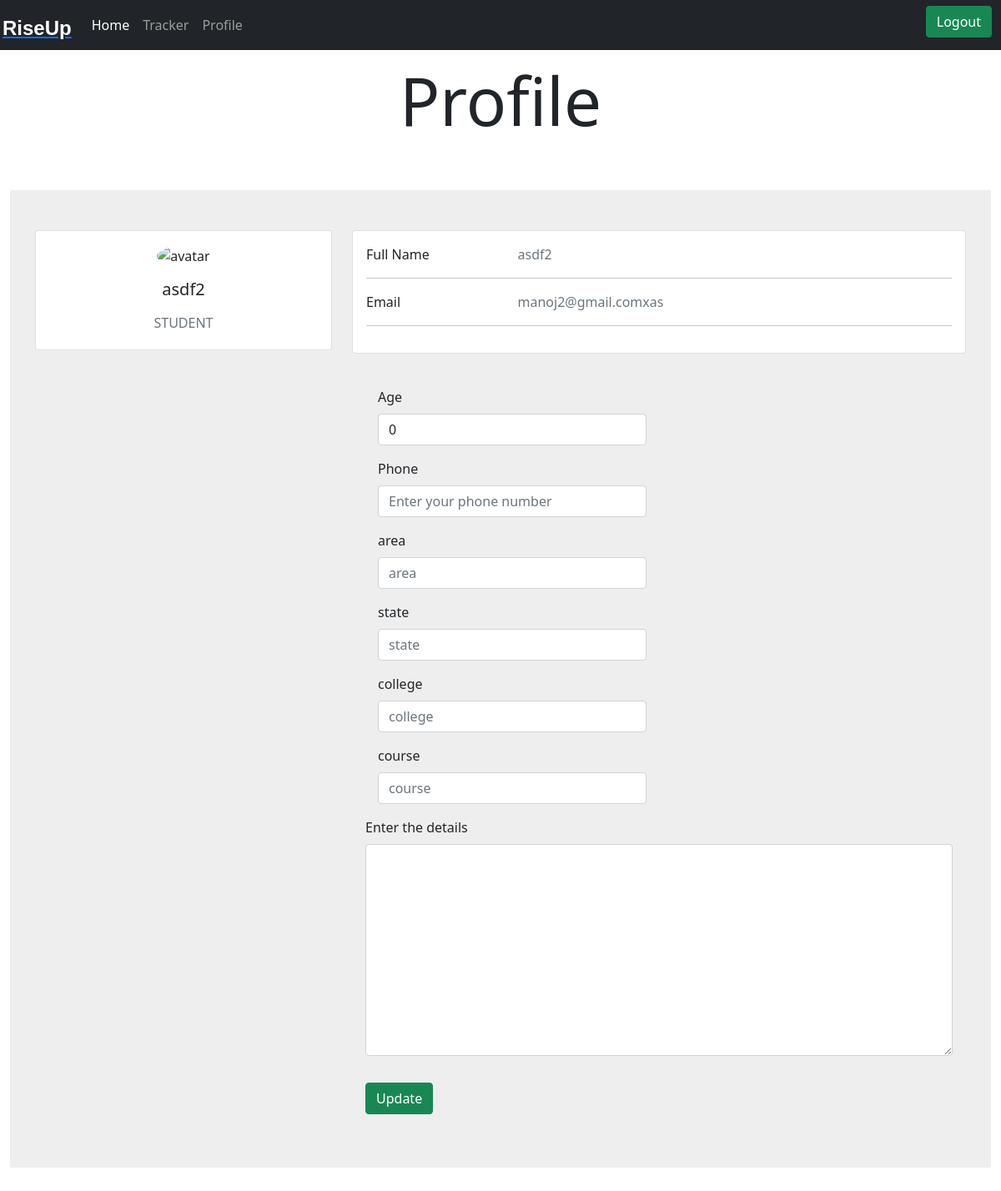
/profile/ (signed in), run on an earlier commit of the app's database.
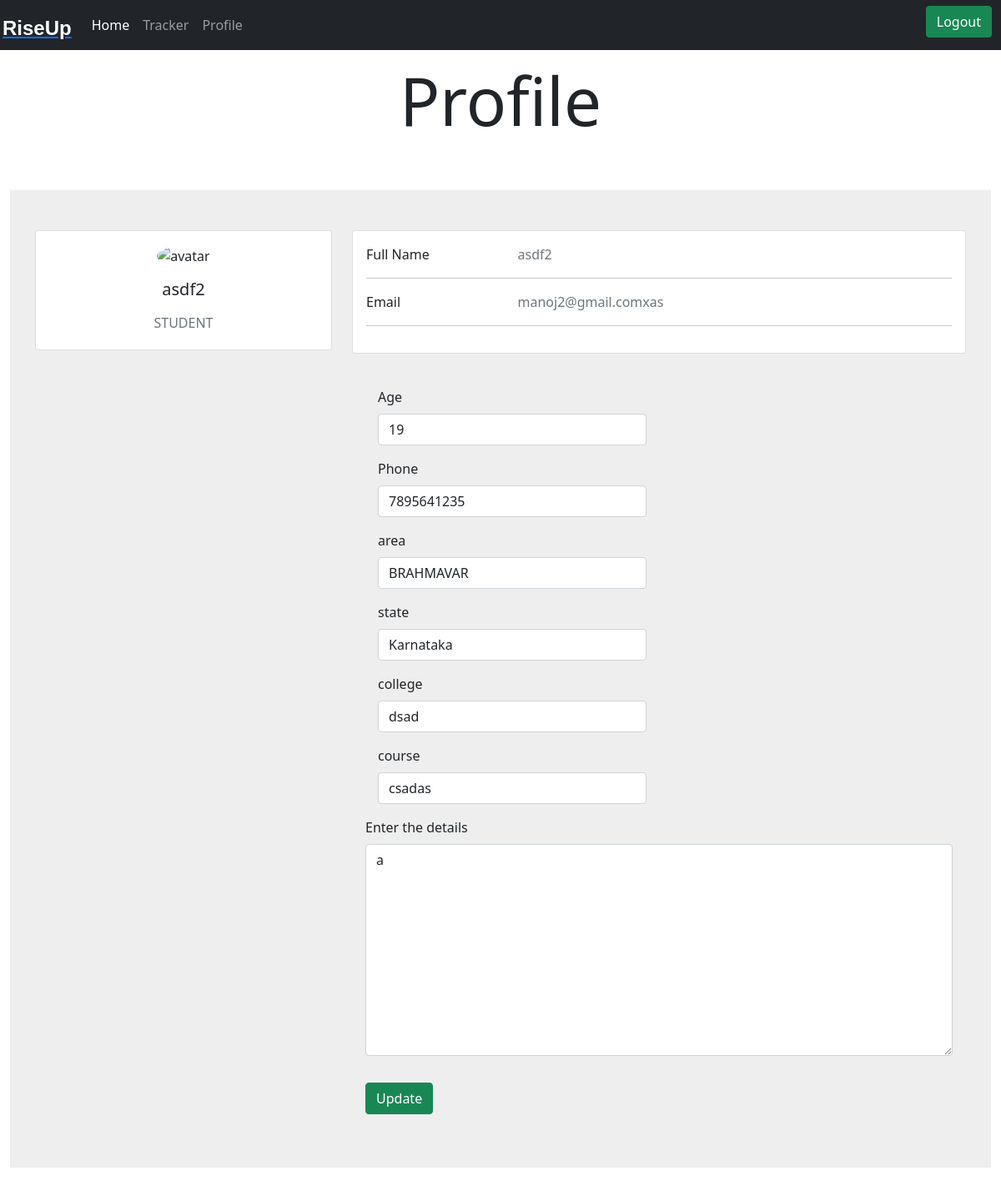
And on a later commit of the database.
### riseup/models.py (models this page shows, shortened)
class Student(models.Model):
    table_id = models.AutoField(primary_key=True)
    user_type = models.IntegerField(default=0)
    username=models.CharField(max_length=100,null=True)
    name = models.CharField(max_length=50,default="")
    age = models.IntegerField(default=0)
    area =models.CharField(max_length=100,default ="")
    state=models.CharField(max_length=100,default ="")
    email = models.EmailField(max_length=254,default="")
    phone=models.CharField(max_length=20,default ="")
    college=models.CharField(max_length=100,default ="")
    course=models.CharField(max_length=100,default ="")
    description=models.CharField(max_length=1000,default ="")
    completion_status = models.IntegerField(default=0)

### riseup/views.py (the view, shortened to what this page needs)
# urls.py: path('profile/', views.profile, name="riseupProfile"),
def profile(request):
    params={}
    username=request.user.username
    user_type=0
    if(len(Student.objects.filter(username=username))>0):
        user_type=1
    elif(len(Startup.objects.filter(username=username))>0):
        user_type=2
    elif(len(Investor.objects.filter(username=username))>0):
        user_type=3
    if(user_type==1):
        details = Student.objects.all()
        for i in range(len(details)):
            if(details[i].username==request.user.username):
                params["user_object"]= details[i]
                break
    elif(user_type==2):
        details = Startup.objects.all()
        for i in range(len(details)):
            if(details[i].username==request.user.username):
                params["user_object"]= details[i]
                break
    elif(user_type==3):
        details = Investor.objects.all()
        for i in range(len(details)):
            if(details[i].username==request.user.username):
                params["user_object"]= details[i]
                break
    return render(request,"profile.html",params)

### riseup/context_processor.py (called while the page is built)
def extras(request):
    username=request.user.username
    user_type=0 #for those user who doesnt have account
    params={}
    if(len(Student.objects.filter(username=username))>0):
        user_type=1
    elif(len(Startup.objects.filter(username=username))>0):
        user_type=2
    elif(len(Investor.objects.filter(username=username))>0):
        user_type=3
    params={"user_type":user_type}
    return params

### riseup/templates/profile.html (shortened to what this page needs)
{% extends 'index.html' %}
{% block body %}
<p class="text-center" style="font-size:5rem; font-weight: 500;">Profile</p>
<div class="container-fluid my-5 ">
    <section style="background-color: #eee;">
        <div class="container py-5">
{% if user_type == 1 %}
<div class="row">
    <div class="col-lg-4">
        <div class="card mb-4">
            <div class="card-body text-center">
                <img src="https://i.ibb.co/6HThmG9/user.png" alt="avatar" class="rounded-circle img-fluid"
                    style="width: 150px;">
                <h5 class="my-3">{{request.user.username}}</h5>
                <p class="text-muted mb-1">STUDENT</p>
            </div>
        </div>
    </div>
    <div class="col-lg-8">
        <div class="card mb-4">
            <div class="card-body">
                <div class="row">
                    <div class="col-sm-3">
                        <p class="mb-0">Full Name</p>
                    </div>
                    <div class="col-sm-9">
                        <p class="text-muted mb-0">{{request.user.username}}</p>
                    </div>
                </div>
                <hr>
                <div class="row">
                    <div class="col-sm-3">
                        <p class="mb-0">Email</p>
                    </div>
                    <div class="col-sm-9">
                        <p class="text-muted mb-0">{{request.user.email}}</p>
                    </div>
                </div>
                <hr>
            </div>
        </div>
        <div class="row px-3">
            <form method="post" action="/profile/">{% csrf_token %}
                {% if user.is_authenticated %}
                <fieldset>
                    {% else %}
                    <fieldset disabled>
                        {% endif %}
                        <div class="form-group col-md-6 mt-3">
                            <label for="age">Age</label>
                            <input type="text" class="form-control" id="age" name="age" placeholder="Enter your age "
                                value="{{user_object.age}}" required>
                        </div>
                        <div class="form-group col-md-6 mt-3">
                            <label for="phone">Phone</label>
                            <input type="tel" class="form-control" id="phone" name="phone"
                                placeholder="Enter your phone number" value="{{user_object.phone}}" required>
                        </div>
                        <div class="form-group col-md-6 mt-3">
                            <label for="area">area</label>
                            <input type="text" class="form-control" id="area" name="area" placeholder="area"
                                value="{{user_object.area}}" required>
                        </div>
                        <div class="form-group col-md-6 mt-3">
                            <label for="state">state</label>
                            <input type="text" class="form-control" id="state" name="state" placeholder="state"
                                value="{{user_object.state}}" required>
                        </div>
                        <div class="form-group col-md-6 mt-3">
                            <label for="college">college</label>
                            <input type="text" class="form-control" id="college" name="college" placeholder="college"
                                value="{{user_object.college}}" required>
                        </div>
                        <div class="form-group col-md-6 mt-3">
                            <label for="course">course</label>
                            <input type="text" class="form-control" id="course" name="course" placeholder="course"
                                value="{{user_object.course}}" required>
                        </div>
                        <div class="form-group">
                            <label for="description">Enter the details</label>
                            <textarea class="form-control" name="description" id="description"
                             rows="10" required>{{user_object.description}}</textarea>
                        </div>
                    </fieldset>
                    <button type="submit" class="btn btn-success my-3">Update</button>
            </form>
        </div>
    </div>
</div>
</div>
</div>
{% endif %}
{% endblock %}

### riseup/templates/index.html (shortened to what this page needs)
<!doctype html>
<html lang="en">
<head>
    <link rel="stylesheet" href="https://stackpath.bootstrapcdn.com/bootstrap/4.2.1/css/bootstrap.min.css"
>
    <link href="https://cdn.jsdelivr.net/npm/bootstrap@5.0.0-beta1/dist/css/bootstrap.min.css" rel="stylesheet"
>
</head>
<body>
    <nav class="navbar navbar-expand-lg navbar-dark bg-dark sticky-top" style="padding: 3px;">
        <div style="display: flex;">
            <a href="/" style="display: flex;">
                <span class="navbar-brand mt-2" style="margin-right:0px;font-family:'Franklin Gothic Medium', 'Arial Narrow', Arial, sans-serif, serif;
                font-size: x-large;"><strong>RiseUp</strong>
                </span>
            </a>
        </div>
        <div class="collapse navbar-collapse ml-3" id="navbarSupportedContent">
            <ul class="navbar-nav mr-auto">
                <li class="nav-item active">
                    <a class="nav-link" href="/">Home <span class="sr-only">(current)</span></a>
                </li>
                <li class="nav-item">
                    <a class="nav-link" href="{% url 'riseupTracker' %}">Tracker</a>
                </li>
                <li class="nav-item">
                    <a class="nav-link" href="{% url 'riseupProfile' %}">Profile</a>
                </li>
            </ul>
            {% if user.is_authenticated %}
            <form action="/logout/" method="post">
                <div class="dropdown">
                        <button class="btn btn-success mr-2 mb-2" style="cursor: pointer;" type="submit">Logout</button>
            </div>
            </form>
            {% endif %}
        </div>
    </nav>
    {% block body %} {% endblock %}
</body>
</html>

What changed in the data, as far as the page shows it:
changed Student: age "0" → "19"; phone (not shown) → "7895641235"; area (not shown) → "BRAHMAVAR"; state (not shown) → "Karnataka"; college (not shown) → "dsad"; course (not shown) → "csadas"; description (not shown) → "a"
